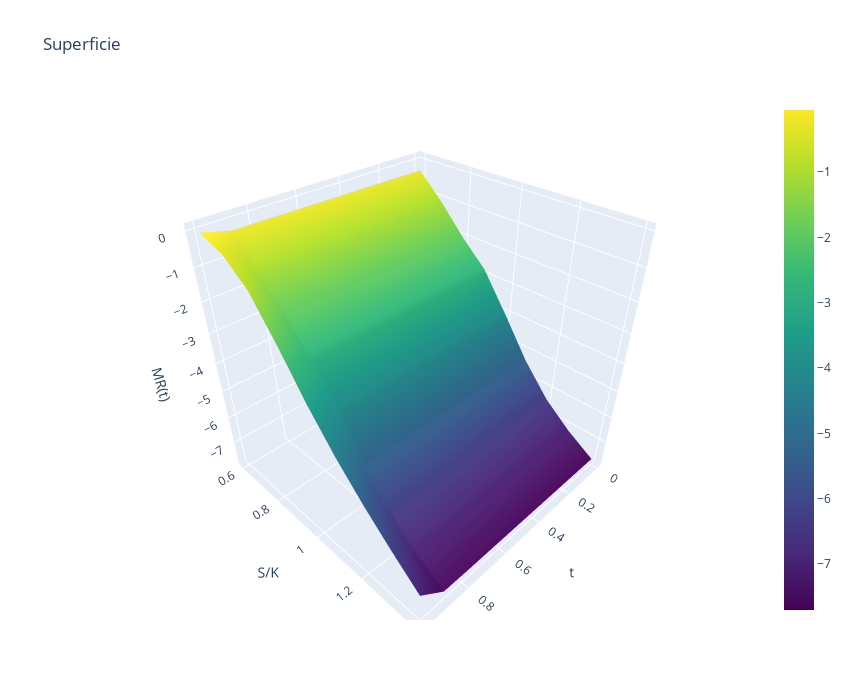

The notebook cell saved with this chart:
### Code cell
import numpy as np
import plotly.graph_objects as go
from OptimalHedging.GBM import GBMSimulator

# === Parâmetros ===
mu = 0.05
sigma = 0.2
t0 = 0.0
T = 1.0
N = 252
M = 1000
K = 100
seed = 123

# Grade de valores S0 → convertidos para moneyness m = S0/K
S0_values = np.linspace(60, 140, 9)
moneyness_values = S0_values / K
time_grid = np.linspace(0, T, 10)
dt = T / N

# Matriz para armazenar MR(t, m)
MR_surface = np.zeros((len(time_grid), len(moneyness_values)))

# === LOOP SOBRE MONEINESS E TEMPO ===
for j, S0 in enumerate(S0_values):
    gbm = GBMSimulator(S0=S0, mu=mu, sigma=sigma, K=K, t0=t0, T=T, N=N, M=M, seed=seed)
    S_gbm = gbm.simulate_S()
    H_gbm, dH_dS, d2H_dSS, dH_dt = gbm.simulate_H()

    # Integral comum para todas as linhas do tempo
    integral_term = np.mean(np.sum(mu * S_gbm * dH_dS * dt, axis=1))
    H_T_mean = np.mean(H_gbm[:, -1])

    for i, t_j in enumerate(time_grid):
        idx_t = min(int(t_j / dt), S_gbm.shape[1] - 1)
        H_tj_mean = np.mean(H_gbm[:, idx_t])

        MR_surface[i, j] = (-(mu / sigma) ** 2 * (T - t_j) +
                            H_T_mean -
                            H_tj_mean -
                            integral_term)

# === GRADE PARA PLOT ===
T_mesh, M_mesh = np.meshgrid(time_grid, moneyness_values, indexing='ij')

# === PLOT 3D INTERATIVO ===
fig = go.Figure(data=[go.Surface(z=MR_surface, x=T_mesh, y=M_mesh, colorscale='Viridis')])
fig.update_layout(
    title='Superficie',
    scene=dict(
        xaxis_title='t',
        yaxis_title='S/K',
        zaxis_title='MR(t)'
    ),
    width=850,
    height=700
)
fig.show()

### Figure 1 — Plotly figure (JSON) as saved in the notebook; plotly's stock layout.template omitted (floating-point values rounded to 4 significant figures)
{"data": [{"colorscale": [[0, "#440154"], [0.1111, "#482878"], [0.2222, "#3e4989"], [0.3333, "#31688e"], [0.4444, "#26828e"], [0.5556, "#1f9e89"], [0.6667, "#35b779"], [0.7778, "#6ece58"], [0.8889, "#b5de2b"], [1, "#fde725"]], "type": "surface", "x": [[0, 0, 0, 0, 0, 0, 0, 0, 0], [0.1111, 0.1111, 0.1111, 0.1111, 0.1111, 0.1111, 0.1111, 0.1111, 0.1111], [0.2222, 0.2222, 0.2222, 0.2222, 0.2222, 0.2222, 0.2222, 0.2222, 0.2222], [0.3333, 0.3333, 0.3333, 0.3333, 0.3333, 0.3333, 0.3333, 0.3333, 0.3333], [0.4444, 0.4444, 0.4444, 0.4444, 0.4444, 0.4444, 0.4444, 0.4444, 0.4444], [0.5556, 0.5556, 0.5556, 0.5556, 0.5556, 0.5556, 0.5556, 0.5556, 0.5556], [0.6667, 0.6667, 0.6667, 0.6667, 0.6667, 0.6667, 0.6667, 0.6667, 0.6667], [0.7778, 0.7778, 0.7778, 0.7778, 0.7778, 0.7778, 0.7778, 0.7778, 0.7778], [0.8889, 0.8889, 0.8889, 0.8889, 0.8889, 0.8889, 0.8889, 0.8889, 0.8889], [1, 1, 1, 1, 1, 1, 1, 1, 1]], "y": [[0.6, 0.7, 0.8, 0.9, 1, 1.1, 1.2, 1.3, 1.4], [0.6, 0.7, 0.8, 0.9, 1, 1.1, 1.2, 1.3, 1.4], [0.6, 0.7, 0.8, 0.9, 1, 1.1, 1.2, 1.3, 1.4], [0.6, 0.7, 0.8, 0.9, 1, 1.1, 1.2, 1.3, 1.4], [0.6, 0.7, 0.8, 0.9, 1, 1.1, 1.2, 1.3, 1.4], [0.6, 0.7, 0.8, 0.9, 1, 1.1, 1.2, 1.3, 1.4], [0.6, 0.7, 0.8, 0.9, 1, 1.1, 1.2, 1.3, 1.4], [0.6, 0.7, 0.8, 0.9, 1, 1.1, 1.2, 1.3, 1.4], [0.6, 0.7, 0.8, 0.9, 1, 1.1, 1.2, 1.3, 1.4], [0.6, 0.7, 0.8, 0.9, 1, 1.1, 1.2, 1.3, 1.4]], "z": [[-0.3101, -1.088, -1.998, -2.785, -4.025, -5.332, -6.375, -7.12, -7.705], [-0.3031, -1.081, -1.991, -2.778, -4.018, -5.325, -6.368, -7.113, -7.698], [-0.2962, -1.074, -1.984, -2.771, -4.011, -5.318, -6.361, -7.106, -7.691], [-0.2892, -1.067, -1.978, -2.764, -4.002, -5.311, -6.354, -7.099, -7.684], [-0.2823, -1.06, -1.971, -2.757, -3.995, -5.304, -6.347, -7.092, -7.677], [-0.2754, -1.053, -1.964, -2.75, -3.988, -5.296, -6.34, -7.085, -7.67], [-0.2684, -1.047, -1.957, -2.743, -3.981, -5.288, -6.332, -7.079, -7.663], [-0.2615, -1.04, -1.95, -2.736, -3.974, -5.281, -6.325, -7.072, -7.656], [-0.2545, -1.033, -1.943, -2.729, -3.967, -5.274, -6.318, -7.057, -7.637], [-0.0481, -0.2915, -0.9174, -2.047, -3.303, -4.388, -5.323, -6.158, -6.933]]}], "layout": {"height": 700, "scene": {"xaxis": {"title": {"text": "t"}}, "yaxis": {"title": {"text": "S/K"}}, "zaxis": {"title": {"text": "MR(t)"}}}, "title": {"text": "Superficie"}, "width": 850}}
